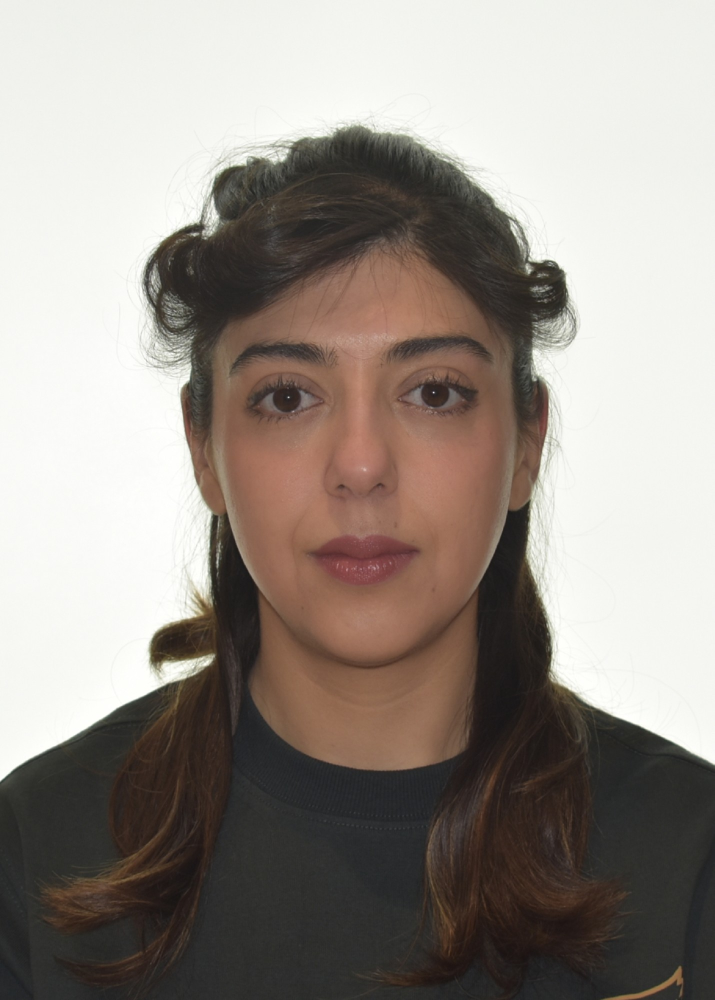
#> input picture film/assets/parmis-portrait.jpg, 1429 x 2000 px, found by its file name (shown at 1/2 size)
$ python make_cutout.py
#> lines starting #> are read from the running program, lines starting #| are printed output that depends on the picture; after the words box and inside, x2 and y2 are one past the last pixel; in counts of white or black regions, pixels touching at a corner belong together
"""Cut the head out of the reference portrait as a collage piece.

The portrait has a near-white studio background, so a flood fill from the
image border finds it reliably. The cut-out gets a hand-cut paper margin and a
torn edge at the neck, the way a magazine clipping would.

    python3 film/tools/make_cutout.py
"""
import random
from PIL import Image, ImageDraw, ImageFilter, ImageChops, ImageEnhance

SRC = "film/assets/parmis-portrait.jpg"
OUT = "film/assets/parmis-head.webp"
CROP = (215, 150, 1265, 1500)      # head, hair and neck
NECK_Y = 1405                      # torn edge, in source pixels
MARGIN = 16                        # paper margin around the cut-out
SCALE = 0.62

random.seed(7)
im = Image.open(SRC).convert("RGB")
#> im is the input picture: PIL image 1429x2000 RGB; mean R, G, B 152, 143.9, 136.9
w, h = im.size

# 1. background candidates: bright, unsaturated pixels
r, g, b = im.split()
lo = ImageChops.darker(ImageChops.darker(r, g), b)
hi = ImageChops.lighter(ImageChops.lighter(r, g), b)
bright = lo.point(lambda v: 255 if v > 206 else 0)
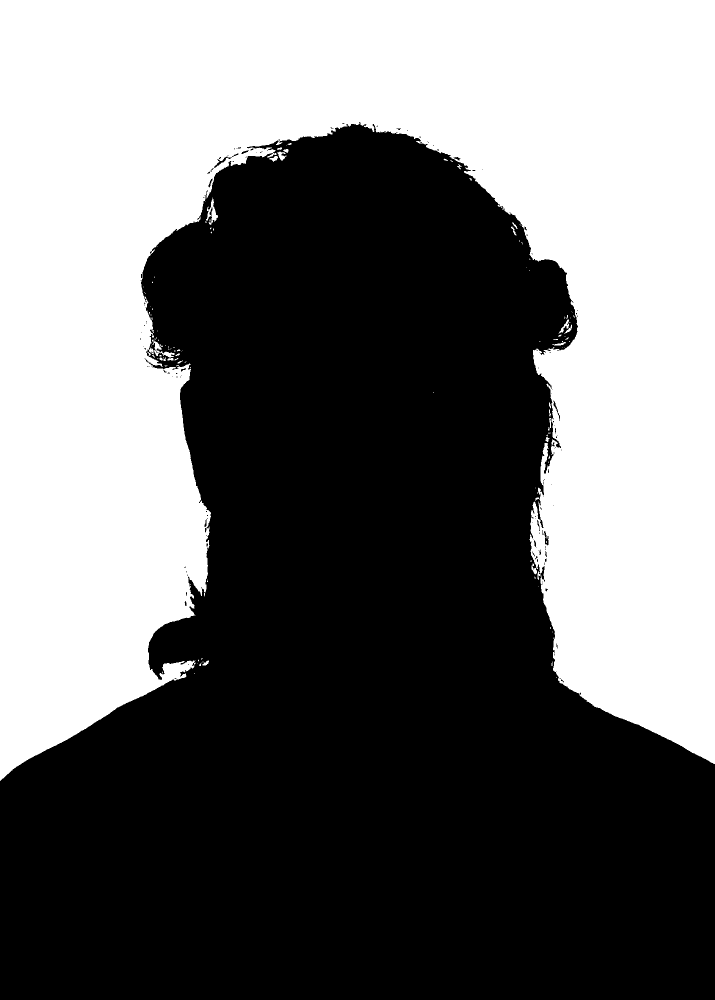
#> bright: PIL image 1429x2000 L (shown at 1/2 size); 43.4% white; 124 white regions (96 under 20 px), largest, box (x1, y1, x2, y2) and area: (0, 0, 1429, 1562) 1237922, (412, 395, 436, 450) 466, (304, 679, 350, 715) 442
grey = ImageChops.subtract(hi, lo).point(lambda v: 255 if v < 34 else 0)
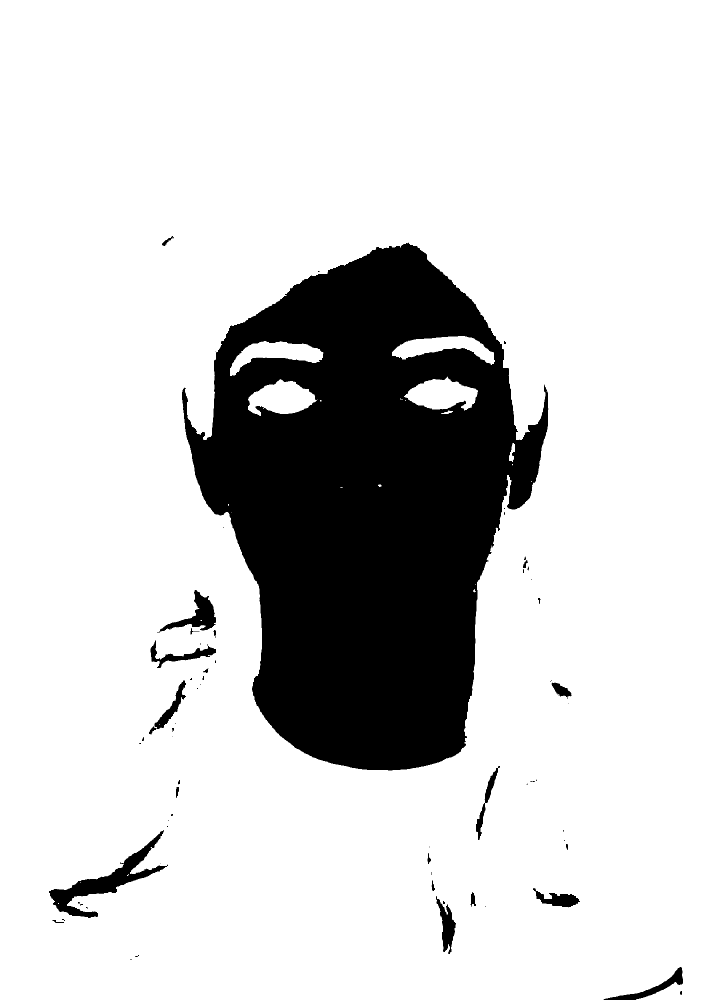
#> grey: PIL image 1429x2000 L (shown at 1/2 size); 82.5% white; 68 black regions (39 under 20 px), largest, box (x1, y1, x2, y2) and area: (364, 485, 1097, 1541) 476796, (98, 1660, 336, 1836) 8471, (314, 1180, 432, 1266) 3125
cand = ImageChops.multiply(bright, grey)
#> cand: PIL image 1429x2000 L; 43.4% white; 124 white regions (96 under 20 px), largest, box (x1, y1, x2, y2) and area: (0, 0, 1429, 1562) 1237921, (412, 395, 436, 450) 466, (304, 679, 350, 715) 442

# 2. keep only the background connected to the frame edge
for x in range(0, w, 40):
    for y in (0, h - 1):
        if cand.getpixel((x, y)) == 255:
            ImageDraw.floodfill(cand, (x, y), 128)
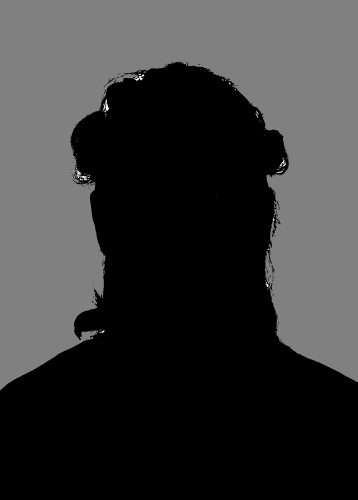
#> cand: PIL image 1429x2000 L (shown at 1/4 size); min 0, max 255, mean 55.7
for y in range(0, h, 40):
    for x in (0, w - 1):
        if cand.getpixel((x, y)) == 255:
            ImageDraw.floodfill(cand, (x, y), 128)
fg = cand.point(lambda v: 0 if v == 128 else 255)
#> fg: PIL image 1429x2000 L; 56.7% white; 1 black region, box (x1, y1, x2, y2) and area: (0, 0, 1429, 1562) 1237844

# 3. tidy the mask: close small holes, drop stray single hairs
fg = fg.filter(ImageFilter.MaxFilter(5)).filter(ImageFilter.MinFilter(7))
#> fg: PIL image 1429x2000 L; 56.5% white; 2 black regions, box (x1, y1, x2, y2) and area: (0, 0, 1429, 1561) 1241746, (363, 1347, 373, 1357) 93
fg = fg.filter(ImageFilter.GaussianBlur(1.2)).point(lambda v: 255 if v > 128 else 0)
#> fg: PIL image 1429x2000 L; 56.5% white; 1 black region, box (x1, y1, x2, y2) and area: (0, 0, 1429, 1561) 1241973

# 4. torn edge at the neck
tear = Image.new("L", (w, h), 255)
#> tear: PIL image 1429x2000 L; every value is 255
d = ImageDraw.Draw(tear)
pts, y = [], NECK_Y
for x in range(0, w + 24, 24):
    y += random.uniform(-9, 9)
    y = max(NECK_Y - 22, min(NECK_Y + 22, y))
    pts.append((x, y + random.uniform(-6, 6)))
d.polygon(pts + [(w, h), (0, h)], fill=0)
fg = ImageChops.multiply(fg, tear)
#> fg: PIL image 1429x2000 L; 27.6% white; 6 white regions, box (x1, y1, x2, y2) and area: (283, 249, 1154, 1410) 788141, (1071, 1030, 1085, 1061) 178, (1091, 1073, 1096, 1090) 79, (497, 293, 511, 300) 58, (436, 320, 445, 329) 37, (1086, 1063, 1091, 1069) 22

# 5. paper margin: grow the mask and roughen it like scissor cuts
paper = fg.filter(ImageFilter.MaxFilter(2 * (MARGIN // 2) + 1))
#> paper: PIL image 1429x2000 L; 29.2% white; 1 white region, box (x1, y1, x2, y2) and area: (275, 241, 1162, 1418) 835348
paper = paper.filter(ImageFilter.MaxFilter(2 * (MARGIN // 2) + 1))
#> paper: PIL image 1429x2000 L; 30.6% white; 1 white region, box (x1, y1, x2, y2) and area: (267, 233, 1170, 1426) 875827
paper = paper.filter(ImageFilter.GaussianBlur(7)).point(lambda v: 255 if v > 90 else 0)
#> paper: PIL image 1429x2000 L; 31% white; 1 white region, box (x1, y1, x2, y2) and area: (264, 230, 1173, 1429) 887138
paper = ImageChops.multiply(paper, tear)
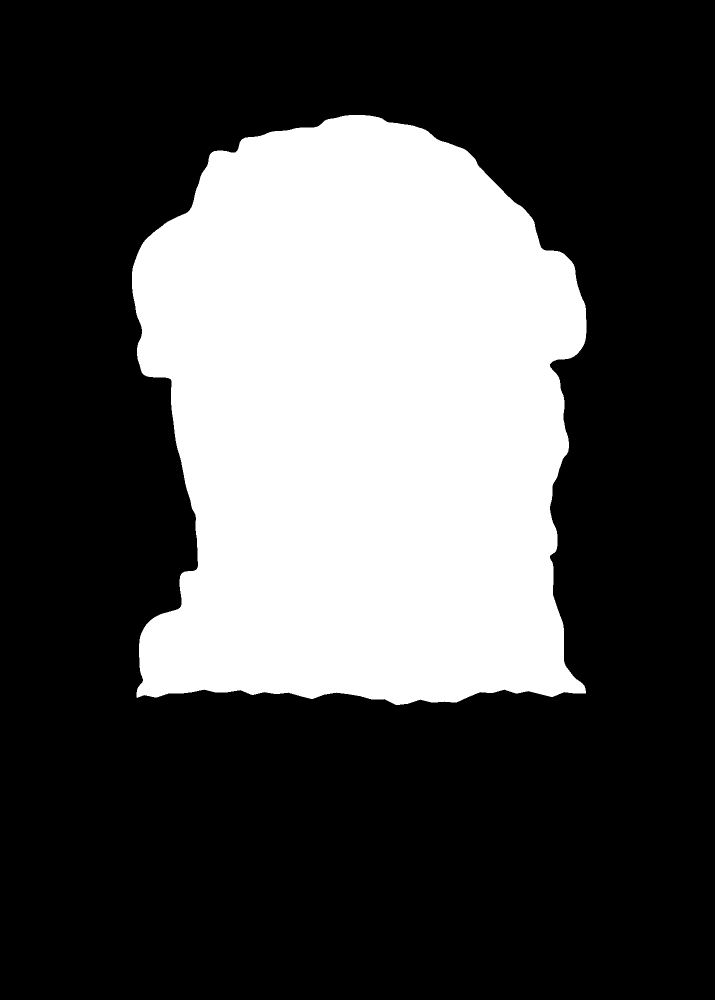
#> paper: PIL image 1429x2000 L (shown at 1/2 size); 30.4% white; 1 white region, box (x1, y1, x2, y2) and area: (264, 230, 1173, 1410) 867935
tear2 = Image.new("L", (w, h), 255)
d2 = ImageDraw.Draw(tear2)
pts2 = [(x, y + 10 + random.uniform(-4, 7)) for x, y in pts]
d2.polygon(pts2 + [(w, h), (0, h)], fill=0)
paper = ImageChops.lighter(ImageChops.multiply(paper, tear2), fg)

# 6. a warm, lightly printed photo
photo = ImageEnhance.Contrast(im).enhance(1.06)
photo = ImageEnhance.Color(photo).enhance(1.04)
warm = Image.new("RGB", (w, h), (243, 228, 205))
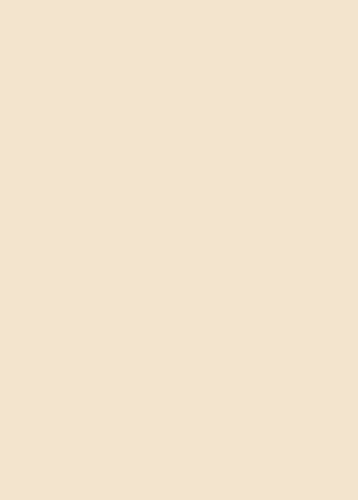
#> warm: PIL image 1429x2000 RGB (shown at 1/4 size); mean R, G, B 243, 228, 205
photo = Image.blend(photo, ImageChops.multiply(photo, warm), 0.22)

out = Image.new("RGBA", (w, h), (0, 0, 0, 0))
#> out: PIL image 1429x2000 RGBA; every value is 0
out.paste(Image.new("RGBA", (w, h), (251, 248, 240, 255)), mask=paper)
out.paste(photo.convert("RGBA"), mask=fg.filter(ImageFilter.GaussianBlur(0.8)))
out = out.crop(CROP)
#> out: PIL image 1050x1350 RGBA
out = out.resize((round(out.width * SCALE), round(out.height * SCALE)), Image.LANCZOS)
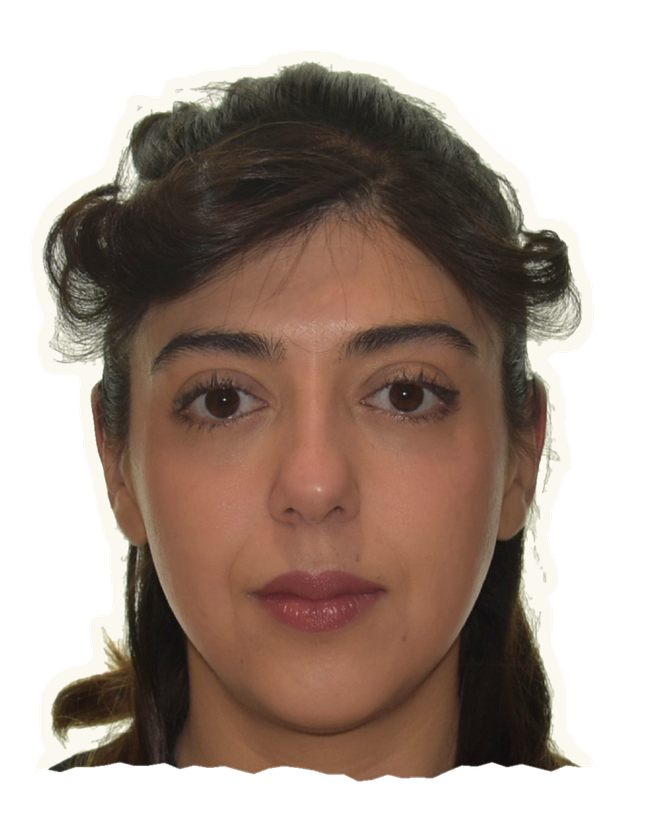
#> out: PIL image 651x837 RGBA; mean R, G, B, A 74.9, 59.5, 50.4, 156.2; transparent parts drawn white
out.save(OUT, "WEBP", quality=90, method=6)
print(OUT, out.size)
#| film/assets/parmis-head.webp (651, 837)

$ run again, with film/assets/parmis-20-head.webp saved as film/assets/parmis-portrait.jpg
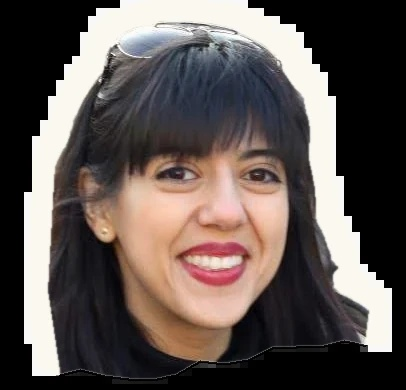
#> input picture film/assets/parmis-20-head.webp, 406 x 390 px, found by its file name
#> im is the input picture: PIL image 406x390 RGB; mean R, G, B 95.1, 85.5, 81.8
#> `bright = lo.point(lambda v: 255 if v > 206 else 0)`:
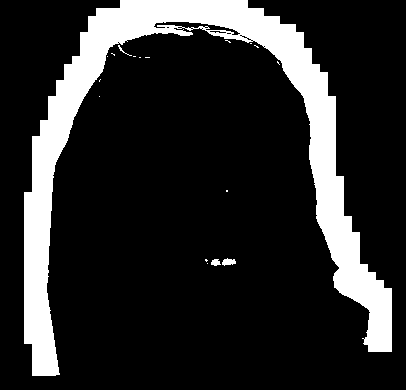
#> bright: PIL image 406x390 L; 16.4% white; 18 white regions (14 under 20 px), largest, box (x1, y1, x2, y2) and area: (24, 0, 392, 376) 25790, (222, 258, 236, 266) 75, (211, 259, 221, 266) 50, (118, 45, 132, 56) 25
#> grey: PIL image 406x390 L; 81.6% white; 5 black regions, box (x1, y1, x2, y2) and area: (86, 143, 288, 361) 28503, (77, 170, 100, 194) 337, (134, 44, 149, 53) 86, (146, 36, 164, 44) 84, (252, 140, 265, 148) 71
#> tear: PIL image 406x390 L; every value is 255
#> `out = out.resize((round(out.width * SCALE), round(out.height * SCALE))..`:
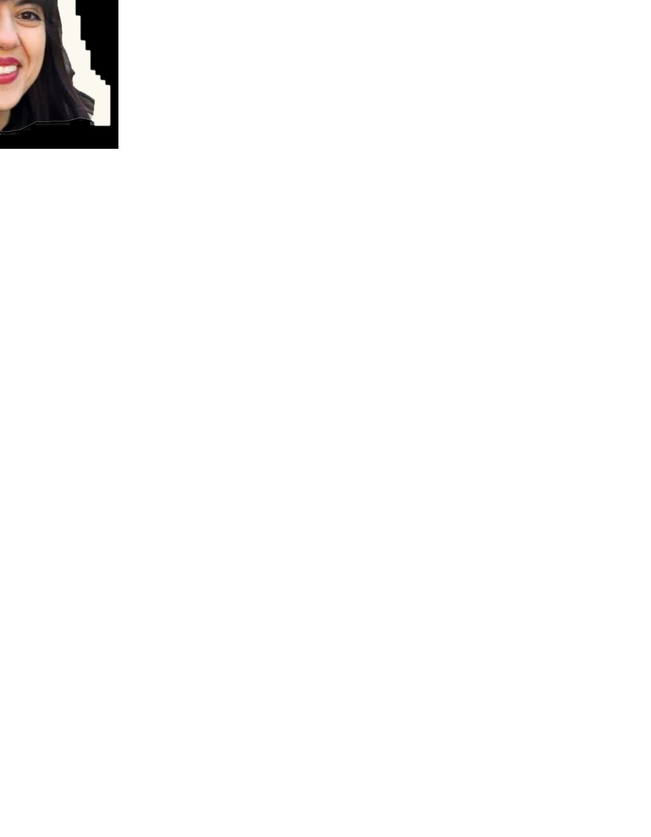
#> out: PIL image 651x837 RGBA; mean R, G, B, A 3.1, 2.6, 2.5, 8.2; transparent parts drawn white
#| film/assets/parmis-head.webp (651, 837)

$ run again, with film/assets/parmis-20-portrait.webp saved as film/assets/parmis-portrait.jpg
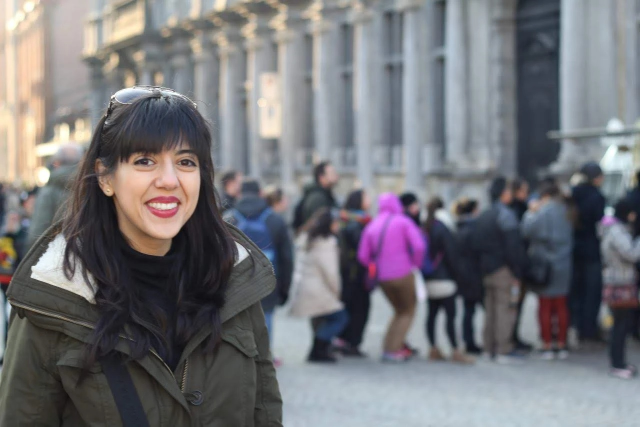
#> input picture film/assets/parmis-20-portrait.webp, 1280 x 853 px, found by its file name (shown at 1/2 size)
#> im is the input picture: PIL image 1280x853 RGB; mean R, G, B 116.6, 116.2, 120.7
#> `bright = lo.point(lambda v: 255 if v > 206 else 0)`:
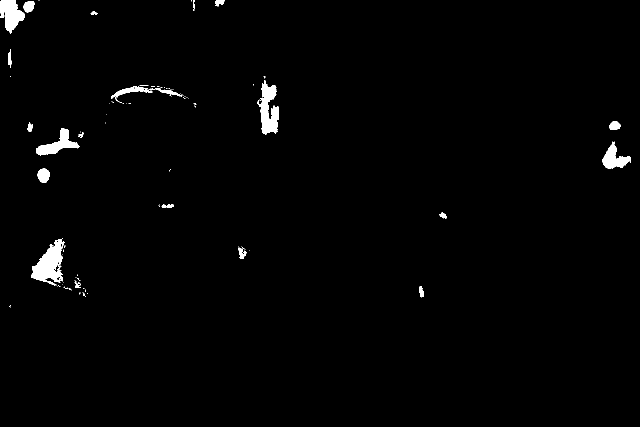
#> bright: PIL image 1280x853 L (shown at 1/2 size); 1.4% white; 106 white regions (83 under 20 px), largest, box (x1, y1, x2, y2) and area: (62, 478, 126, 571) 3145, (514, 160, 557, 269) 2613, (0, 0, 49, 67) 2014
#> grey: PIL image 1280x853 L; 89.3% white; 110 black regions (32 under 20 px), largest, box (x1, y1, x2, y2) and area: (0, 0, 124, 378) 28942, (199, 293, 399, 511) 27583, (705, 384, 873, 572) 19354
#> cand: PIL image 1280x853 L; 1.2% white; 102 white regions (81 under 20 px), largest, box (x1, y1, x2, y2) and area: (62, 478, 126, 571) 3145, (0, 0, 49, 60) 1605, (74, 259, 159, 309) 1515
#> fg: PIL image 1280x853 L; every value is 255
#> `out = out.resize((round(out.width * SCALE), round(out.height * SCALE))..`:
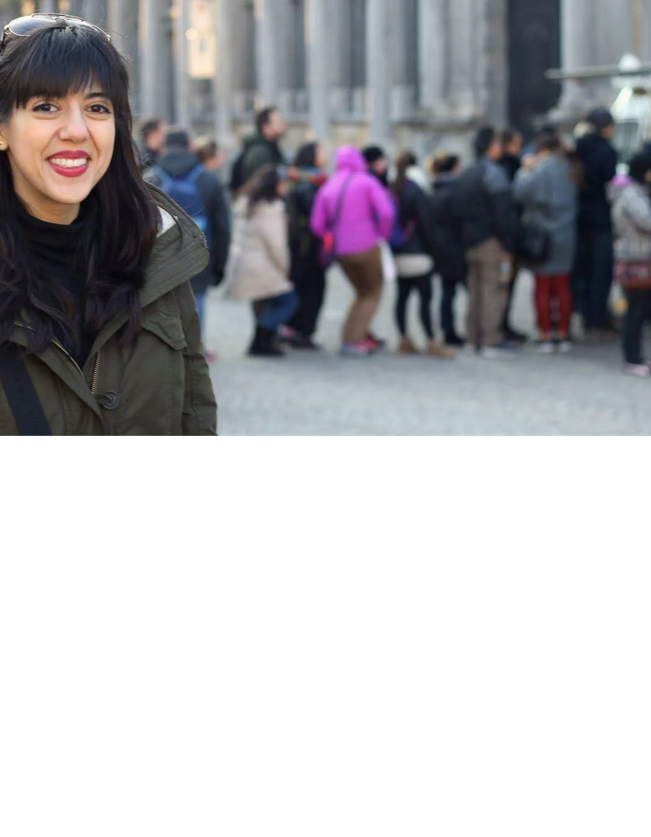
#> out: PIL image 651x837 RGBA; mean R, G, B, A 55.1, 54.6, 57.9, 132.8; transparent parts drawn white
#| film/assets/parmis-head.webp (651, 837)
